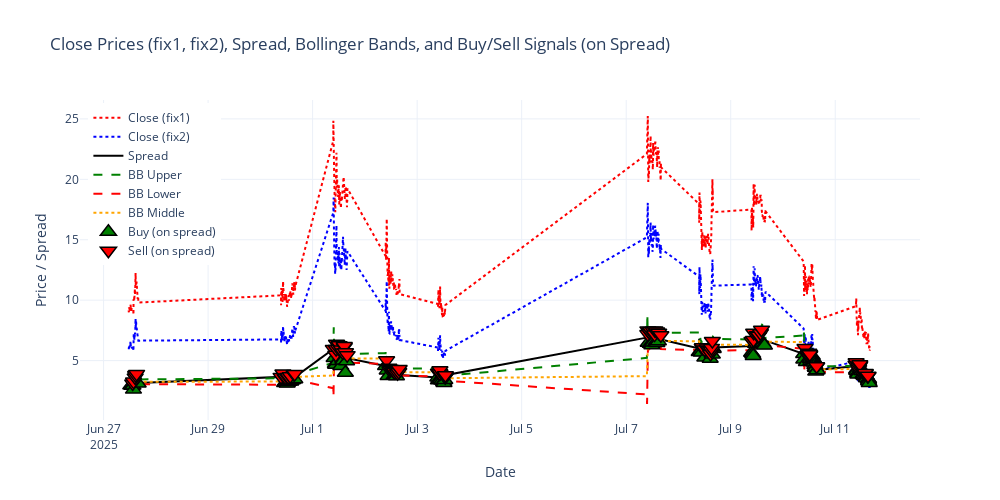

The notebook cell this image was saved under:
### Code cell
# --- Install dependencies if needed ---
# !pip install ib_insync nest_asyncio pandas_datareader plotly filterpy arch

# Simplify all the features for KNN, and set it to trade based on specifc HMM -- maybe even just apply to stock or single option, make the data pull fast and minimize run time. Use Gamma, theta, IV garch, MACD, Bollinger, RSI, maybe an SMA filter, lorentzian knn
import nest_asyncio
nest_asyncio.apply()

import asyncio
from ib_insync import *
import pandas as pd
import numpy as np
from filterpy.kalman import KalmanFilter
from scipy.stats import norm
from scipy.optimize import brentq
import pandas_datareader.data as web
import datetime
import plotly.graph_objects as go

# --- PARAMETERS ---
numbars = 3600
durationStr = '7 D'
barSizeSetting = '1 min'
symbol1 = 'TSLA'
lastTradeDateOrContractMonth1 = '20250718'
strike1 = 310
right1 = 'P'
symbol2 = 'TSLA'
lastTradeDateOrContractMonth2 = '20250718'
strike2 = 300
right2 = 'P'

# --- FETCH FUNCTION ---
async def fetch_option(symbol, lastTradeDateOrContractMonth, strike, right, num_bars):
    ib = IB()
    await ib.connectAsync('127.0.0.1', 7496, clientId=np.random.randint(1000, 10000))
    option_contract = Option(
        symbol=symbol,
        lastTradeDateOrContractMonth=lastTradeDateOrContractMonth,
        strike=strike,
        right=right,
        exchange='SMART',
        currency='USD'
    )
    await ib.qualifyContractsAsync(option_contract)
    stock_contract = Stock(symbol, 'SMART', 'USD')
    await ib.qualifyContractsAsync(stock_contract)
    all_bars = []
    end_time = ''
    while len(all_bars) < num_bars:
        bars = await ib.reqHistoricalDataAsync(
            contract=option_contract,
            endDateTime=end_time,
            durationStr=durationStr,
            barSizeSetting=barSizeSetting,
            whatToShow='TRADES',
            useRTH=True,
            formatDate=1
        )
        if not bars:
            print("No more bars available.")
            break
        all_bars = bars + all_bars
        end_time = (bars[0].date - pd.Timedelta(minutes=1)).strftime('%Y%m%d %H:%M:%S')
        await asyncio.sleep(10)
    all_bars = all_bars[-num_bars:]
    df = util.df(all_bars)
    df.set_index('date', inplace=True)
    stock_bars = await ib.reqHistoricalDataAsync(
        contract=stock_contract,
        endDateTime='',
        durationStr=durationStr,
        barSizeSetting=barSizeSetting,
        whatToShow='TRADES',
        useRTH=True,
        formatDate=1
    )
    stock_df = util.df(stock_bars)
    stock_df.set_index('date', inplace=True)
    df['stock price'] = stock_df['close'].reindex(df.index, method='ffill')
    df.rename(columns={
        'close': 'Close',
        'volume': 'Volume',
        'stock price': 'Stock Price'
    }, inplace=True)
    ib.disconnect()
    return df

# --- GET RISK-FREE RATE ---
start = datetime.datetime(2025, 6, 1)
end = datetime.datetime(2025, 6, 9)
rate = web.DataReader('DGS1MO', 'fred', start, end)
rfr = rate.iloc[-1, 0]  # Last available value as a scalar

# --- MAIN LOGIC ---
async def main():
    datafix = await fetch_option(symbol1, lastTradeDateOrContractMonth1, strike1, right1, numbars)
    datafix2 = await fetch_option(symbol2, lastTradeDateOrContractMonth2, strike2, right2, numbars)
    datafix.index = datafix.index.tz_localize(None)
    datafix2.index = datafix2.index.tz_localize(None)
    datafix["spread"] = datafix["Close"] - datafix2["Close"]

    # --- Process datafix (with spread/Kalman) ---
    def process_option_df_with_spread(df, strike, right, lastTradeDateOrContractMonth, rfr):
        # Kalman Filter on spread
        kf = KalmanFilter(dim_x=2, dim_z=1)
        kf.x = np.array([df['spread'].iloc[0], 0.])
        kf.F = np.array([[1., .1], [0., 1.]])
        kf.H = np.array([[1., 0.]])
        kf.P *= 1000.
        kf.R = 1.
        kf.Q = np.eye(2)*0.05
        filtered_state_means = []
        for price in df['spread']:
            kf.predict()
            kf.update(price)
            filtered_state_means.append(kf.x[0])
        df['Kalman'] = filtered_state_means
        df["Kalman_Roc"] = df['Kalman'].pct_change() * 100
        # MACD
        def calculate_macd(df, close_col='Close', fast=12, slow=26, signal=9):
            ema_fast = df[close_col].ewm(span=fast, adjust=False).mean()
            ema_slow = df[close_col].ewm(span=slow, adjust=False).mean()
            macd = ema_fast - ema_slow
            signal_line = macd.ewm(span=signal, adjust=False).mean()
            macd_hist = macd - signal_line
            df['MACD'] = macd
            df['Signal'] = signal_line
            df['MACD_Hist'] = macd_hist
            return df
        df = calculate_macd(df)
        # Expiry and days to expiry
        expiry = pd.Timestamp(lastTradeDateOrContractMonth)
        df.index = df.index.tz_localize(None)
        df['days_to_expiry'] = (expiry - df.index).days.astype(float) + 1
        # Black-Scholes inputs
        df['strike'] = strike
        df['rfr'] = rfr / 100
        df['type'] = right.lower()
        # Black-Scholes IV calculation
        def black_scholes_price(S, K, T, r, sigma, option_type):
            d1 = (np.log(S / K) + (r + 0.5 * sigma ** 2) * T) / (sigma * np.sqrt(T))
            d2 = d1 - sigma * np.sqrt(T)
            if option_type == 'c':
                return S * norm.cdf(d1) - K * np.exp(-r * T) * norm.cdf(d2)
            else:
                return K * np.exp(-r * T) * norm.cdf(-d2) - S * norm.cdf(-d1)
        def implied_volatility_row(row):
            price = row['Close']
            S = row['Stock Price']
            K = row['strike']
            T = row['days_to_expiry'] / 365.0
            r = row['rfr']
            option_type = row['type']
            def objective(sigma):
                return black_scholes_price(S, K, T, r, sigma, option_type) - price
            try:
                return brentq(objective, 1e-6, 5.0)
            except Exception:
                return np.nan
        df['IV'] = df.apply(implied_volatility_row, axis=1)
        df["IVROC"] = df["IV"].pct_change() * 100
        return df

    # --- Process datafix2 (no spread/Kalman) ---
    def process_option_df_basic(df, strike, right, lastTradeDateOrContractMonth, rfr):
        def calculate_macd(df, close_col='Close', fast=12, slow=26, signal=9):
            ema_fast = df[close_col].ewm(span=fast, adjust=False).mean()
            ema_slow = df[close_col].ewm(span=slow, adjust=False).mean()
            macd = ema_fast - ema_slow
            signal_line = macd.ewm(span=signal, adjust=False).mean()
            macd_hist = macd - signal_line
            df['MACD'] = macd
            df['Signal'] = signal_line
            df['MACD_Hist'] = macd_hist
            return df
        df = calculate_macd(df)
        expiry = pd.Timestamp(lastTradeDateOrContractMonth)
        df.index = df.index.tz_localize(None)
        df['days_to_expiry'] = (expiry - df.index).days.astype(float) + 1
        df['strike'] = strike
        df['rfr'] = rfr / 100
        df['type'] = right.lower()
        def black_scholes_price(S, K, T, r, sigma, option_type):
            d1 = (np.log(S / K) + (r + 0.5 * sigma ** 2) * T) / (sigma * np.sqrt(T))
            d2 = d1 - sigma * np.sqrt(T)
            if option_type == 'c':
                return S * norm.cdf(d1) - K * np.exp(-r * T) * norm.cdf(d2)
            else:
                return K * np.exp(-r * T) * norm.cdf(-d2) - S * norm.cdf(-d1)
        def implied_volatility_row(row):
            price = row['Close']
            S = row['Stock Price']
            K = row['strike']
            T = row['days_to_expiry'] / 365.0
            r = row['rfr']
            option_type = row['type']
            def objective(sigma):
                return black_scholes_price(S, K, T, r, sigma, option_type) - price
            try:
                return brentq(objective, 1e-6, 5.0)
            except Exception:
                return np.nan
        df['IV'] = df.apply(implied_volatility_row, axis=1)
        df["IVROC"] = df["IV"].pct_change() * 100
        return df

    datafix = process_option_df_with_spread(datafix, strike1, right1, lastTradeDateOrContractMonth1, rfr)
    datafix2 = process_option_df_basic(datafix2, strike2, right2, lastTradeDateOrContractMonth2, rfr)

    # --- Calculate Bollinger Bands on Spread ---
    window = 20
    num_std = 2
    datafix['bb_middle'] = datafix['spread'].rolling(window=window).mean()
    datafix['bb_std'] = datafix['spread'].rolling(window=window).std()
    datafix['bb_upper'] = datafix['bb_middle'] + num_std * datafix['bb_std']
    datafix['bb_lower'] = datafix['bb_middle'] - num_std * datafix['bb_std']

    # --- Generate Buy/Sell/Hold Signals based on Bollinger Bands ---
    datafix['prev_spread'] = datafix['spread'].shift(1)
    datafix['prev_bb_lower'] = datafix['bb_lower'].shift(1)
    datafix['prev_bb_upper'] = datafix['bb_upper'].shift(1)
    buy_mask = (datafix['prev_spread'] > datafix['prev_bb_lower']) & (datafix['spread'] < datafix['bb_lower'])
    sell_mask = (datafix['prev_spread'] < datafix['prev_bb_upper']) & (datafix['spread'] > datafix['bb_upper'])
    datafix['bb_signal'] = 'hold'
    datafix.loc[buy_mask, 'bb_signal'] = 'buy'
    datafix.loc[sell_mask, 'bb_signal'] = 'sell'

    # --- Plotting ---
    fig = go.Figure()
    # Close price from datafix (main)
    fig.add_trace(go.Scatter(
        x=datafix.index, y=datafix["Close"],
        mode='lines', name='Close (fix1)', line=dict(color='red', dash='dot', width=2)
    ))
    # Close price from datafix2
    fig.add_trace(go.Scatter(
        x=datafix2.index, y=datafix2["Close"],
        mode='lines', name='Close (fix2)', line=dict(color='blue', width=2, dash='dot')
    ))
    # Spread (from datafix)
    fig.add_trace(go.Scatter(
        x=datafix.index, y=datafix["spread"],
        mode='lines', name='Spread', line=dict(color='black', width=2)
    ))
    # Bollinger Bands
    fig.add_trace(go.Scatter(
        x=datafix.index, y=datafix['bb_upper'],
        mode='lines', name='BB Upper', line=dict(color='green', dash='dash')
    ))
    fig.add_trace(go.Scatter(
        x=datafix.index, y=datafix['bb_lower'],
        mode='lines', name='BB Lower', line=dict(color='red', dash='dash')
    ))
    fig.add_trace(go.Scatter(
        x=datafix.index, y=datafix['bb_middle'],
        mode='lines', name='BB Middle', line=dict(color='orange', dash='dot')
    ))
    # Buy signals (green upward triangle) ON SPREAD
    buy_signals = datafix[datafix["bb_signal"] == "buy"]
    fig.add_trace(go.Scatter(
        x=buy_signals.index, y=buy_signals["spread"],
        mode='markers', name='Buy (on spread)',
        marker=dict(symbol='triangle-up', color='green', size=14, line=dict(color='black', width=1.5))
    ))
    # Sell signals (red downward triangle) ON SPREAD
    sell_signals = datafix[datafix["bb_signal"] == "sell"]
    fig.add_trace(go.Scatter(
        x=sell_signals.index, y=sell_signals["spread"],
        mode='markers', name='Sell (on spread)',
        marker=dict(symbol='triangle-down', color='red', size=14, line=dict(color='black', width=1.5))
    ))
    # Layout settings
    fig.update_layout(
        title="Close Prices (fix1, fix2), Spread, Bollinger Bands, and Buy/Sell Signals (on Spread)",
        xaxis_title="Date",
        yaxis_title="Price / Spread",
        legend=dict(x=0.01, y=0.99),
        hovermode='x unified',
        template='plotly_white',
        width=1000,
        height=500
    )
    fig.show()
    return datafix, datafix2

# --- Run everything (Jupyter-friendly) ---
datafix, datafix2 = await main()

### Figure 1 — Plotly figure (JSON) as saved in the notebook; plotly's stock layout.template omitted (floating-point values rounded to 4 significant figures; data arrays with more than 128 entries replaced by an {"elided": "..."} marker saying what was removed)
{"data": [{"line": {"color": "red", "dash": "dot", "width": 2}, "mode": "lines", "name": "Close (fix1)", "type": "scatter", "x": {"elided": "3600 str values"}, "y": {"elided": "3600 float values"}}, {"line": {"color": "blue", "dash": "dot", "width": 2}, "mode": "lines", "name": "Close (fix2)", "type": "scatter", "x": {"elided": "3600 str values"}, "y": {"elided": "3600 float values"}}, {"line": {"color": "black", "width": 2}, "mode": "lines", "name": "Spread", "type": "scatter", "x": {"elided": "3600 str values"}, "y": {"elided": "3600 float values"}}, {"line": {"color": "green", "dash": "dash"}, "mode": "lines", "name": "BB Upper", "type": "scatter", "x": {"elided": "3600 str values"}, "y": {"elided": "3600 float values"}}, {"line": {"color": "red", "dash": "dash"}, "mode": "lines", "name": "BB Lower", "type": "scatter", "x": {"elided": "3600 str values"}, "y": {"elided": "3600 float values"}}, {"line": {"color": "orange", "dash": "dot"}, "mode": "lines", "name": "BB Middle", "type": "scatter", "x": {"elided": "3600 str values"}, "y": {"elided": "3600 float values"}}, {"marker": {"color": "green", "line": {"color": "black", "width": 1.5}, "size": 14, "symbol": "triangle-up"}, "mode": "markers", "name": "Buy (on spread)", "type": "scatter", "x": ["2025-06-27T12:29:00", "2025-06-27T13:02:00", "2025-06-27T13:30:00", "2025-06-27T13:44:00", "2025-06-27T15:53:00", "2025-06-30T11:08:00", "2025-06-30T11:41:00", "2025-06-30T11:46:00", "2025-06-30T12:16:00", "2025-06-30T12:18:00", "2025-06-30T13:10:00", "2025-06-30T13:56:00", "2025-06-30T14:00:00", "2025-06-30T14:57:00", "2025-06-30T15:50:00", "2025-07-01T09:53:00", "2025-07-01T10:26:00", "2025-07-01T10:36:00", "2025-07-01T11:37:00", "2025-07-01T12:57:00", "2025-07-01T13:48:00", "2025-07-01T13:57:00", "2025-07-01T15:02:00", "2025-07-01T15:35:00", "2025-07-02T09:30:00", "2025-07-02T10:15:00", "2025-07-02T10:39:00", "2025-07-02T13:22:00", "2025-07-02T14:02:00", "2025-07-02T14:30:00", "2025-07-03T09:30:00", "2025-07-03T09:47:00", "2025-07-03T10:48:00", "2025-07-03T11:18:00", "2025-07-03T12:05:00", "2025-07-03T12:20:00", "2025-07-03T12:42:00", "2025-07-07T10:06:00", "2025-07-07T11:04:00", "2025-07-07T11:44:00", "2025-07-07T11:47:00", "2025-07-07T12:14:00", "2025-07-07T13:33:00", "2025-07-07T13:54:00", "2025-07-07T14:05:00", "2025-07-07T14:47:00", "2025-07-08T09:32:00", "2025-07-08T09:58:00", "2025-07-08T10:31:00", "2025-07-08T12:07:00", "2025-07-08T14:34:00", "2025-07-08T15:33:00", "2025-07-08T15:53:00", "2025-07-08T15:55:00", "2025-07-09T09:35:00", "2025-07-09T10:05:00", "2025-07-09T10:20:00", "2025-07-09T11:24:00", "2025-07-09T13:04:00", "2025-07-09T13:31:00", "2025-07-09T14:47:00", "2025-07-09T15:08:00", "2025-07-09T15:30:00", "2025-07-10T09:30:00", "2025-07-10T09:33:00", "2025-07-10T10:45:00", "2025-07-10T12:34:00", "2025-07-10T12:49:00", "2025-07-10T13:26:00", "2025-07-10T13:57:00", "2025-07-10T13:59:00", "2025-07-10T14:02:00", "2025-07-10T14:14:00", "2025-07-10T14:37:00", "2025-07-10T14:51:00", "2025-07-10T14:54:00", "2025-07-10T15:03:00", "2025-07-10T15:41:00", "2025-07-11T09:48:00", "2025-07-11T09:51:00", "2025-07-11T10:16:00", "2025-07-11T10:22:00", "2025-07-11T11:39:00", "2025-07-11T11:42:00", "2025-07-11T12:12:00", "2025-07-11T12:14:00", "2025-07-11T12:48:00", "2025-07-11T12:52:00", "2025-07-11T13:16:00", "2025-07-11T14:11:00", "2025-07-11T14:14:00", "2025-07-11T14:18:00", "2025-07-11T14:21:00", "2025-07-11T15:15:00", "2025-07-11T15:17:00", "2025-07-11T15:20:00", "2025-07-11T15:37:00"], "y": [2.95, 2.91, 2.93, 2.6, 3.1, 3.15, 3.25, 3.2, 3.15, 3.1, 3.25, 3.3, 3.3, 3.39, 3.45, 5.21, 4.72, 4.65, 4.96, 4.55, 5.15, 5, 4.0, 4.95, 4.55, 4.19, 3.72, 3.75, 3.75, 3.71, 3.61, 3.38, 3.45, 3.35, 3.25, 3.15, 3.4, 6.48, 6.4, 6.4, 6.27, 6.5, 6.49, 6.6, 6.45, 6.6, 5.72, 5.75, 5.66, 5.25, 5.15, 5.5, 6.02, 5.95, 5.65, 5.55, 5.39, 6.4, 6.4, 6.5, 6.45, 6.3, 6.24, 5.55, 5.1, 4.89, 5.13, 4.94, 5.4, 5.18, 5.11, 5, 4.85, 4.63, 4.45, 4.41, 4.1, 4.21, 4.25, 4.15, 3.97, 3.85, 4.38, 4.28, 4.15, 4.14, 3.87, 3.82, 3.72, 3.74, 3.7, 3.6, 3.54, 3.48, 3.42, 3.3, 3.15]}, {"marker": {"color": "red", "line": {"color": "black", "width": 1.5}, "size": 14, "symbol": "triangle-down"}, "mode": "markers", "name": "Sell (on spread)", "type": "scatter", "x": ["2025-06-27T13:23:00", "2025-06-27T13:46:00", "2025-06-27T14:31:00", "2025-06-27T14:41:00", "2025-06-27T15:11:00", "2025-06-30T09:30:00", "2025-06-30T10:22:00", "2025-06-30T11:22:00", "2025-06-30T11:32:00", "2025-06-30T12:41:00", "2025-06-30T12:49:00", "2025-06-30T13:43:00", "2025-06-30T15:29:00", "2025-06-30T15:47:00", "2025-07-01T09:30:00", "2025-07-01T10:38:00", "2025-07-01T10:48:00", "2025-07-01T10:58:00", "2025-07-01T11:52:00", "2025-07-01T12:10:00", "2025-07-01T13:11:00", "2025-07-01T13:54:00", "2025-07-01T14:31:00", "2025-07-01T14:33:00", "2025-07-01T15:06:00", "2025-07-01T15:52:00", "2025-07-02T09:59:00", "2025-07-02T11:00:00", "2025-07-02T11:31:00", "2025-07-02T11:46:00", "2025-07-02T11:52:00", "2025-07-02T12:37:00", "2025-07-02T13:08:00", "2025-07-02T13:38:00", "2025-07-02T14:59:00", "2025-07-02T15:34:00", "2025-07-02T15:45:00", "2025-07-03T09:46:00", "2025-07-03T10:24:00", "2025-07-03T10:26:00", "2025-07-03T10:28:00", "2025-07-03T12:54:00", "2025-07-03T12:56:00", "2025-07-03T12:59:00", "2025-07-07T09:55:00", "2025-07-07T09:57:00", "2025-07-07T10:44:00", "2025-07-07T11:13:00", "2025-07-07T12:23:00", "2025-07-07T13:03:00", "2025-07-07T13:11:00", "2025-07-07T14:01:00", "2025-07-07T14:55:00", "2025-07-07T15:55:00", "2025-07-08T10:57:00", "2025-07-08T11:00:00", "2025-07-08T11:58:00", "2025-07-08T13:10:00", "2025-07-08T14:05:00", "2025-07-08T14:45:00", "2025-07-08T15:06:00", "2025-07-08T15:11:00", "2025-07-08T15:34:00", "2025-07-09T09:45:00", "2025-07-09T10:27:00", "2025-07-09T10:32:00", "2025-07-09T12:15:00", "2025-07-09T12:52:00", "2025-07-09T13:40:00", "2025-07-09T14:08:00", "2025-07-10T10:06:00", "2025-07-10T11:32:00", "2025-07-10T11:35:00", "2025-07-10T11:52:00", "2025-07-10T12:15:00", "2025-07-10T12:18:00", "2025-07-10T15:26:00", "2025-07-10T15:28:00", "2025-07-11T09:31:00", "2025-07-11T09:35:00", "2025-07-11T10:46:00", "2025-07-11T10:53:00", "2025-07-11T11:13:00", "2025-07-11T11:17:00", "2025-07-11T13:10:00", "2025-07-11T13:39:00", "2025-07-11T13:42:00", "2025-07-11T13:45:00", "2025-07-11T14:58:00", "2025-07-11T15:04:00"], "y": [3.1, 3.26, 3.6, 3.8, 3.9, 3.65, 3.93, 3.55, 3.61, 3.57, 3.65, 3.7, 3.86, 3.9, 5.95, 5.48, 5.96, 6.4, 5.99, 6.27, 5.92, 5.67, 6.12, 6.2, 5.68, 5.45, 5.02, 4.4, 4.17, 4.3, 4.26, 4.25, 4.11, 4.05, 3.95, 4.05, 4.3, 4.0, 3.9, 3.95, 4.2, 3.62, 3.7, 3.79, 7.19, 7.5, 7.35, 7.45, 7.46, 7.15, 7.5, 7.4, 7.3, 7.1, 6.05, 6.1, 5.92, 6, 5.87, 5.55, 5.82, 6.05, 6.62, 6.62, 6.7, 7.3, 7.1, 7.05, 7.27, 7.55, 6.04, 5.35, 5.45, 5.65, 5.45, 5.53, 4.5, 4.53, 4.65, 4.86, 4.31, 4.49, 4.59, 4.69, 3.93, 3.95, 3.95, 3.97, 3.7, 3.75]}], "layout": {"height": 500, "hovermode": "x unified", "legend": {"x": 0.01, "y": 0.99}, "title": {"text": "Close Prices (fix1, fix2), Spread, Bollinger Bands, and Buy/Sell Signals (on Spread)"}, "width": 1000, "xaxis": {"title": {"text": "Date"}}, "yaxis": {"title": {"text": "Price / Spread"}}}}
